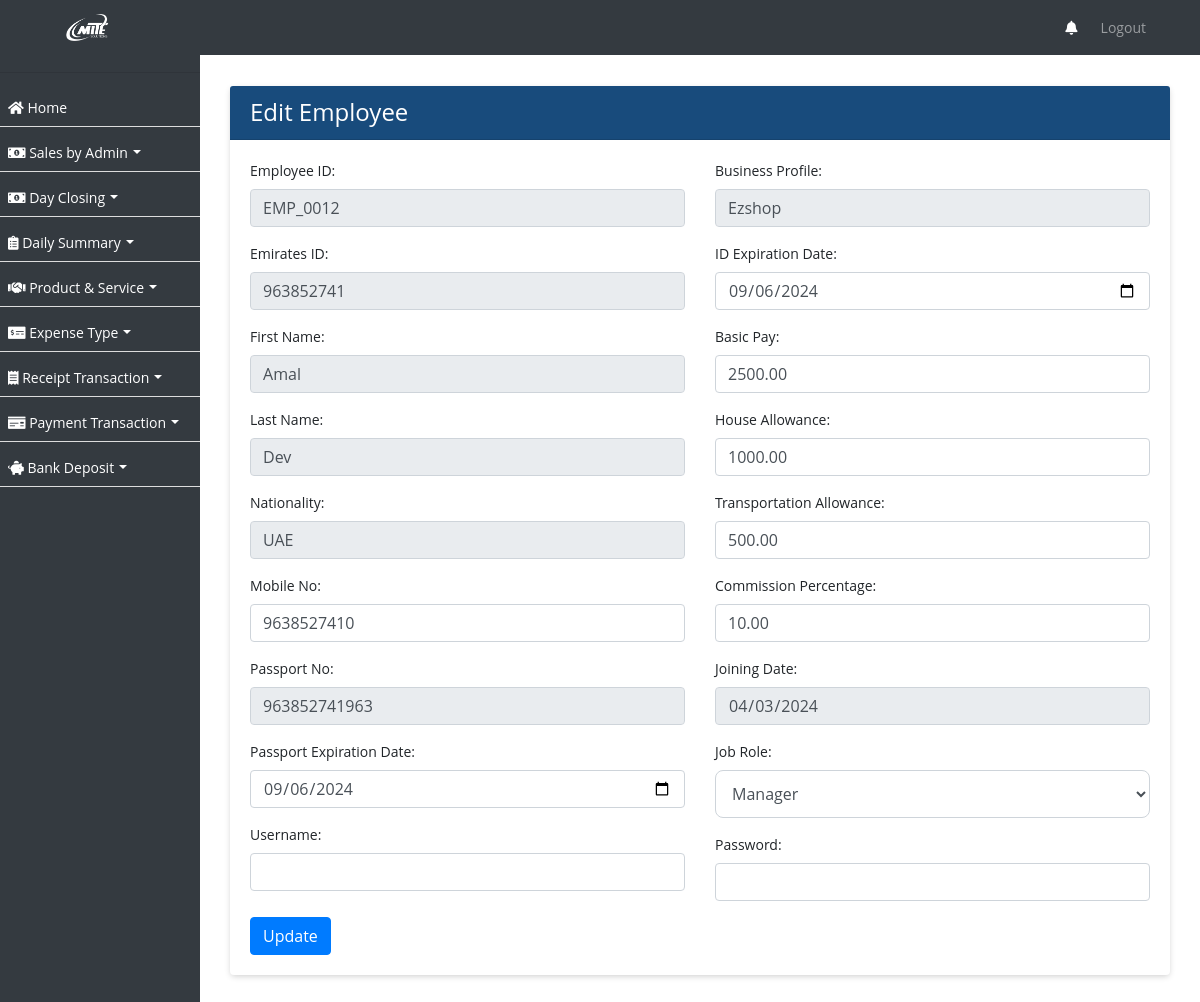
Before: /employees/15/edit/ (signed in) with the older database file.
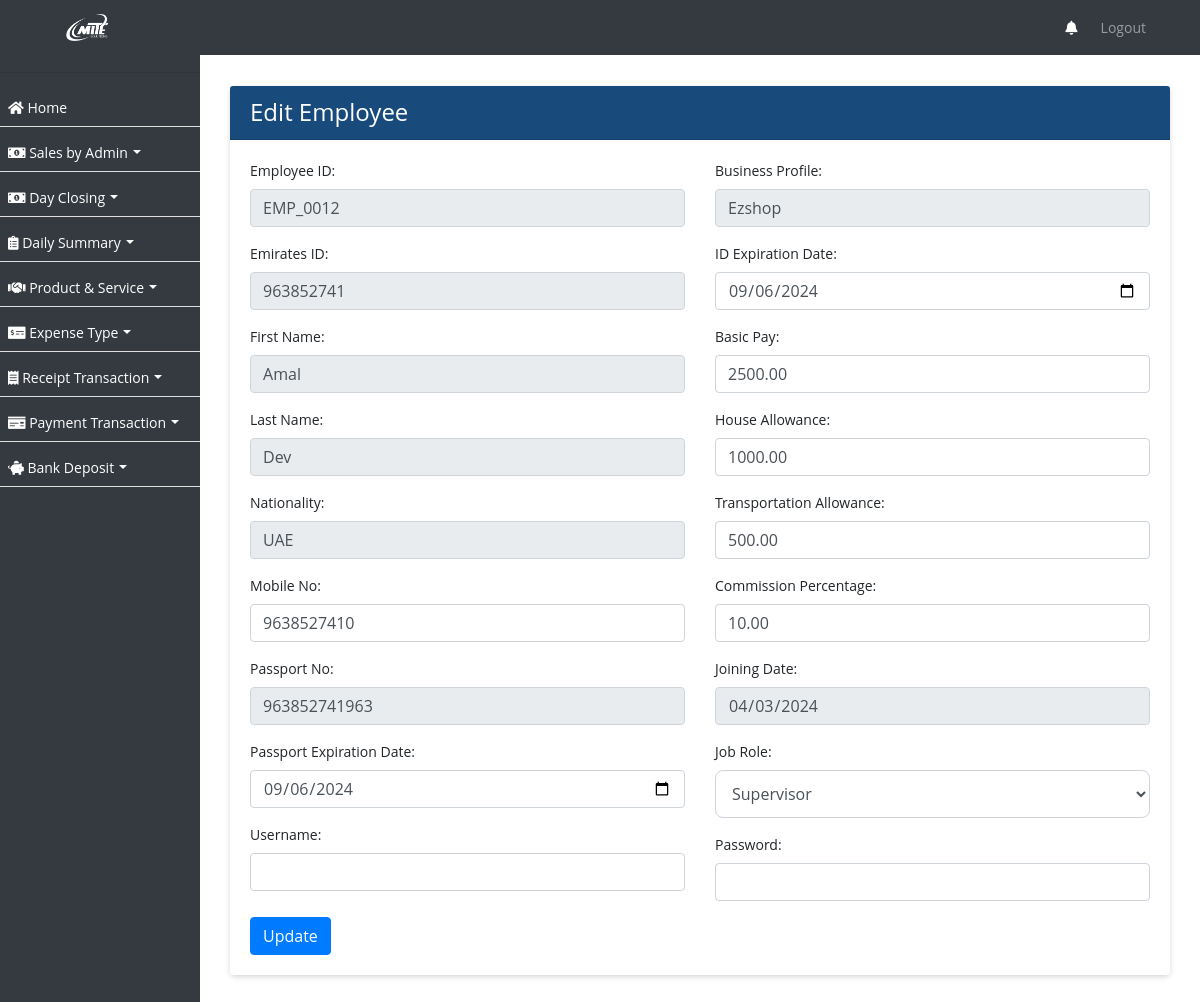
After: the same page with the newer database file.
### ezshopapp/models.py (models this page shows, shortened)
class Employee(models.Model):
    employee_id = models.CharField(max_length=10, unique=True)
    username = models.CharField(max_length=50, null=True)
    password = models.CharField(max_length=50, null=True)
    business_profile = models.CharField(max_length=255, null=True)
    business_profile_id = models.IntegerField(null=True)
    first_name = models.CharField(max_length=255)
    second_name = models.CharField(max_length=255)
    nationality = models.CharField(max_length=255)
    mobile_no = models.CharField(max_length=20, blank=True, null=True)
    passport_no = models.CharField(max_length=20, unique=True)
    passport_expiration_date = models.DateField()
    emirates_id = models.CharField(max_length=20, unique=True)
    id_expiration_date = models.DateField()
    basic_pay = models.DecimalField(max_digits=10, decimal_places=2)
    house_allowance = models.DecimalField(max_digits=10, decimal_places=2, default=0)
    transportation_allowance = models.DecimalField(max_digits=10, decimal_places=2, default=0)
    commission_percentage = models.DecimalField(max_digits=5, decimal_places=2, default=0, validators=[MinValueValidator(0)])
    joining_date = models.DateField()
    job_role = models.ForeignKey(Role, on_delete=models.SET_NULL, null=True)
    is_employee = models.BooleanField(default=True)
    created_on = models.DateTimeField(auto_now_add=True, null=True)

### ezshopapp/views.py (the view)
# urls.py: path('employees/<int:pk>/edit/', employee_edit, name='employee_edit'),
def employee_edit(request, pk):
    employee = get_object_or_404(Employee, pk=pk)
    if request.method == 'POST':
        form = EmployeeForm(request.POST, instance=employee)
        if form.is_valid():
            form.save()
            return redirect('employee_list')
    else:
        form = EmployeeForm(instance=employee)
    return render(request, 'employee_edit.html', {'form': form})

### ezshopapp/forms.py (shortened to what this page needs)
class EmployeeForm(forms.ModelForm):
    class Meta:
        model = Employee
        fields = '__all__'

### ezshopapp/models.py (called while the page is built)
    def __str__(self):
        return self.name

### ezshopapp/templates/employee_edit.html (shortened to what the changed rows need)
{% extends 'base.html' %}
{% block content %}
  <div class="container">
    <div class="card">
      <div class="card-body">
    <form method="post">
      <div class="row">
      <div class="col-md-6">
      <div class="form-group">
        <label for="employee_id">Employee ID:</label>
        <input type="text" id="employee_id" name="employee_id" value="{{ form.employee_id.value }}" class="form-control" readonly>
      </div>
      <div class="form-group">
        <label for="emirates_id">Emirates ID:</label>
        <input type="text" id="emirates_id" name="emirates_id" value="{{ form.emirates_id.value }}" class="form-control" readonly>
      </div>
      <div class="form-group">
        <label for="first_name">First Name:</label>
        <input type="text" id="first_name" name="first_name" value="{{ form.first_name.value }}" class="form-control" readonly>
      </div>
      <div class="form-group">
        <label for="second_name">Last Name:</label>
        <input type="text" id="second_name" name="second_name" value="{{ form.second_name.value }}" class="form-control" readonly>
      </div>
      <div class="form-group">
        <label for="nationality">Nationality:</label>
        <input type="text" id="nationality" name="nationality" value="{{ form.nationality.value }}" class="form-control" readonly>
      </div>
      <div class="form-group">
        <label for="mobile_no">Mobile No:</label>
        <input type="text" id="mobile_no" name="mobile_no" value="{{ form.mobile_no.value }}" class="form-control">
      </div>
      <div class="form-group">
        <label for="passport_no">Passport No:</label>
        <input type="text" id="passport_no" name="passport_no" value="{{ form.passport_no.value }}" class="form-control" readonly>
      </div>
      <div class="form-group">
        <label for="passport_expiration_date">Passport Expiration Date:</label>
        <input type="date" id="passport_expiration_date" name="passport_expiration_date" value="{{ form.passport_expiration_date.value|date:'Y-m-d' }}" class="form-control" >
      </div>
    </div>
    <div class="col-md-6">
      <div class="form-group">
        <label for="business_profile">Business Profile:</label>
        <input type="text" id="business_profile" name="business_profile" value="{{ form.business_profile.value }}" class="form-control" readonly>
      </div>
      <div class="form-group">
        <label for="id_expiration_date">ID Expiration Date:</label>
        <input type="date" id="id_expiration_date" name="id_expiration_date" value="{{ form.id_expiration_date.value|date:'Y-m-d' }}" class="form-control" >
      </div>
      <div class="form-group">
        <label for="basic_pay">Basic Pay:</label>
        <input type="text" id="basic_pay" name="basic_pay" value="{{ form.basic_pay.value }}" class="form-control" >
      </div>
      <div class="form-group">
        <label for="house_allowance">House Allowance:</label>
        <input type="text" id="house_allowance" name="house_allowance" value="{{ form.house_allowance.value }}" class="form-control" >
      </div>
      <div class="form-group">
        <label for="transportation_allowance">Transportation Allowance:</label>
        <input type="text" id="transportation_allowance" name="transportation_allowance" value="{{ form.transportation_allowance.value }}" class="form-control" >
      </div>
      <div class="form-group">
        <label for="commission_percentage">Commission Percentage:</label>
        <input type="text" id="commission_percentage" name="commission_percentage" value="{{ form.commission_percentage.value }}" class="form-control" >
      </div>
      <div class="form-group">
        <label for="joining_date">Joining Date:</label>
        <input type="date" id="joining_date" name="joining_date" value="{{ form.joining_date.value|date:'Y-m-d' }}" class="form-control" readonly>
      </div>
      <div class="form-group mb-0">
        <label for="job_role">Job Role:</label>
        {{ form.job_role }}
    </div>
    </div>
  </div>
    </form>
  </div>
</div>
  </div>
{% endblock %}

Changed rows visible on the page:
changed Employee "EMP_0012": job_role "Manager" → "Supervisor"
